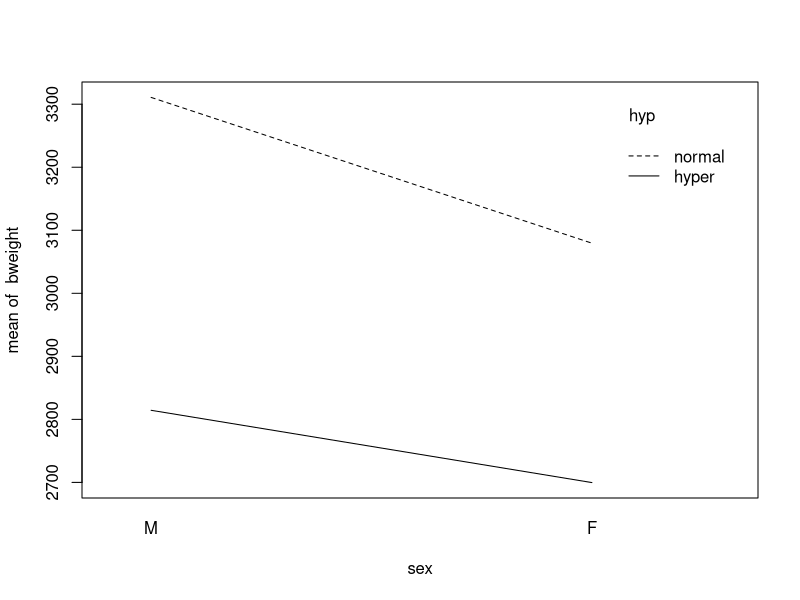
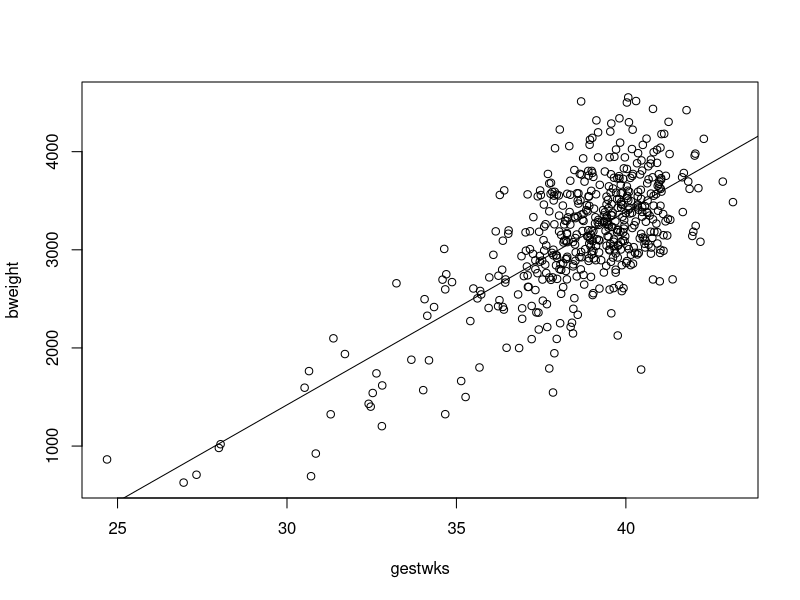
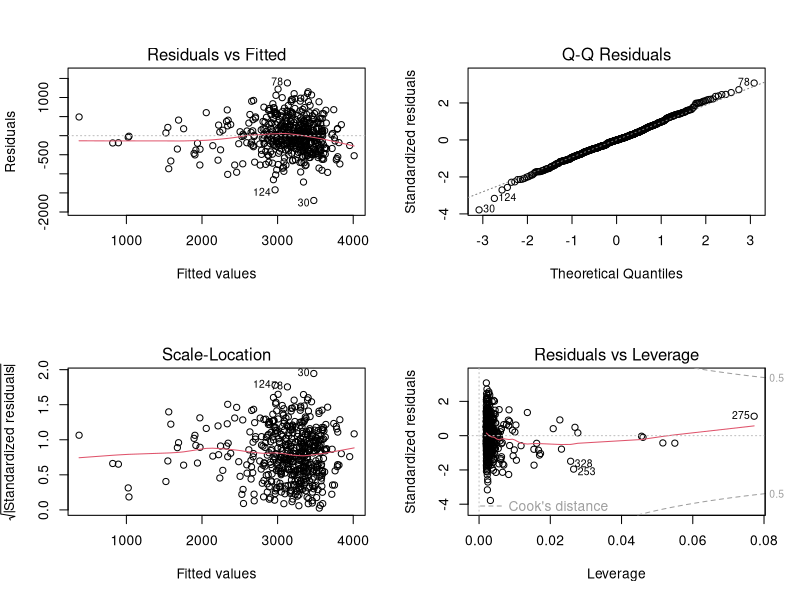
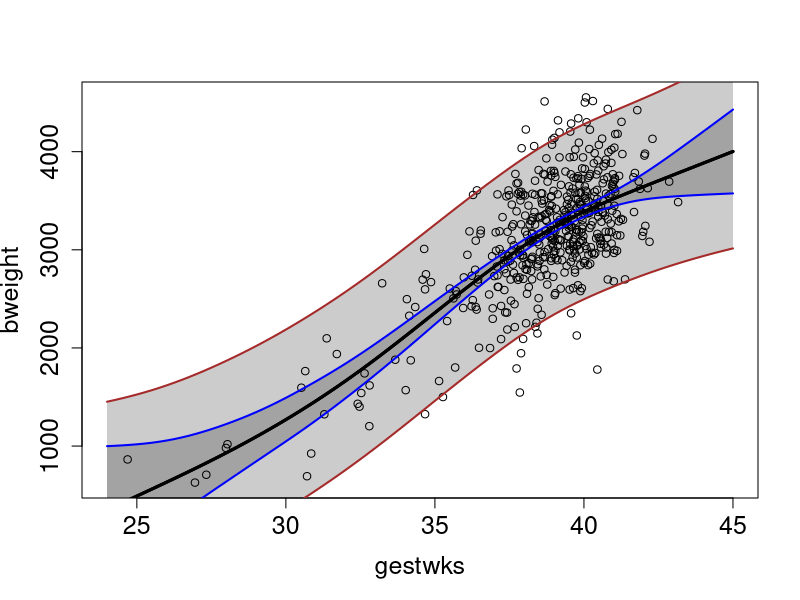
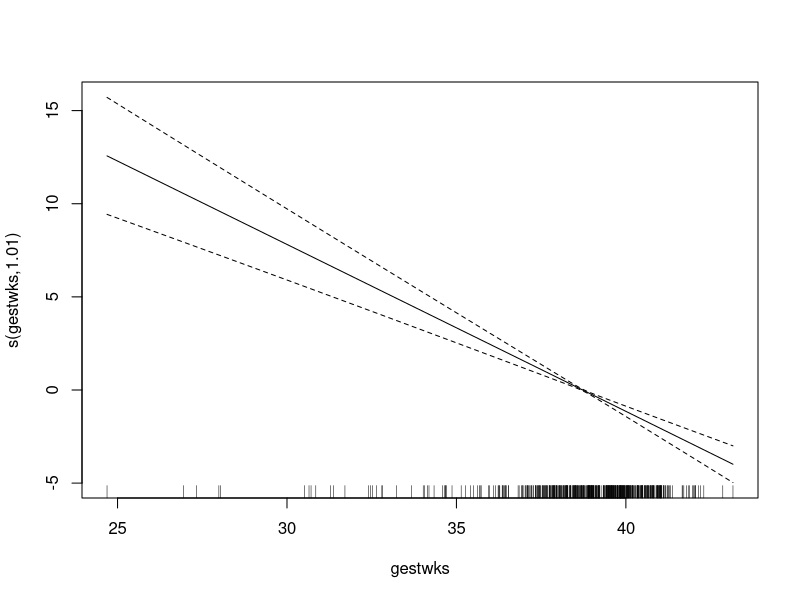
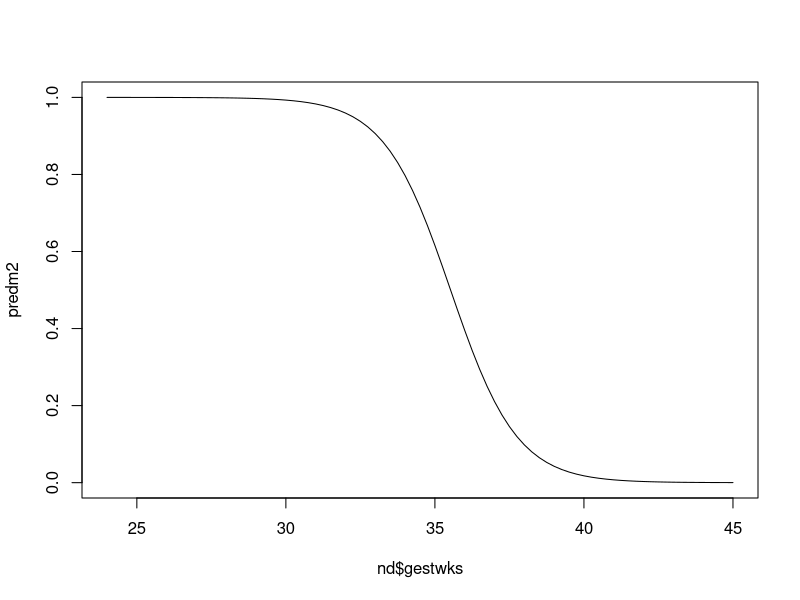

These charts were generated, in order, by the following R code:
## ---- chunk 1
knitr::opts_chunk$set(results = "hide", fig.show="hide", message=FALSE, prefix.string = "./graph/effects", include=TRUE)
## ---- chunk 2
library(Epi)
library(mgcv)
data(births)
str(births)
## ---- chunk 3
births$hyp <- factor(births$hyp, labels = c("normal", "hyper"))
births$sex <- factor(births$sex, labels = c("M", "F"))
births$maged <- cut(births$matage, breaks = c(22, 35, 44), right = FALSE)
births$gest4 <- cut(births$gestwks,
  breaks = c(20, 35, 37, 39, 45), right = FALSE)
## ---- chunk 4
summary(births)
with(births, sd(bweight))
## ---- chunk 5
with(births, t.test(bweight ~ hyp, var.equal = TRUE))
## ---- chunk 6
m1 <- glm(bweight ~ hyp, family = gaussian, data = births)
summary(m1)
## ---- chunk 7
round(ci.lin(m1)[, c(1, 5, 6)], 1)
## ---- chunk 8
par(mfrow = c(1, 1))
with(births, interaction.plot(sex, hyp, bweight))
## ---- chunk 9
m3 <- lm(bweight ~ sex / hyp, data = births)
round(ci.lin(m3)[, c(1, 5, 6)], 1)
## ---- chunk 10
m3I <- lm(bweight ~ sex + hyp + sex:hyp, data = births)
round(ci.lin(m3I)[, c(1, 4, 5, 6)], 2)
## ---- chunk 11
m4 <- lm(bweight ~ sex + hyp, data = births)
ci.lin(m4)[, c(1, 5, 6)]
## ---- chunk 12
m5 <- lm(bweight ~ gestwks, data = births)
ci.lin(m5)[, c(1, 5, 6)]
## ---- chunk 13
with(births, plot(gestwks, bweight))
abline(m5)
## ---- chunk 14
par(mfrow = c(2, 2))
plot(m5)
## ---- chunk 15
mPs <- mgcv::gam(bweight ~ s(gestwks), data = births)
summary(mPs)
## ---- chunk 16
mPs$sig2
sqrt(mPs$sig2)
## ---- chunk 17
plotFitPredInt <- function(xval, fit, pred, ...) {
  matshade(xval, fit, lwd = 2, alpha = 0.2)
  matshade(xval, pred, lwd = 2, alpha = 0.2)
  matlines(xval, fit, lty = 1, lwd = c(3, 2, 2), col = c("black", "blue", "blue"))
  matlines(xval, pred, lty = 1, lwd = c(3, 2, 2), col = c("black", "brown", "brown"))
}
## ---- chunk 18
nd <- data.frame(gestwks = seq(24, 45, by = 0.25))
pr.Ps <- predict(mPs, newdata = nd, se.fit = TRUE)
str(pr.Ps) 
# With se.fit=TRUE, object pr.Ps has only two columns: 
# the fitted values and their standard errors (SE).
# We first take the fitted values and their SEs to compute the 95 % 
# confidence interval for the expected value of the outcome at
# each value of gewtwks.
fit.Ps <- cbind(
  pr.Ps$fit,
  pr.Ps$fit - 2 * pr.Ps$se.fit,
  pr.Ps$fit + 2 * pr.Ps$se.fit
)
# For computing and plotting 95 % prediction intervals for individual
# future observations of the outcome at each value of gestwks, we must 
# add the residual variance of the fitted model to the square
# of the standard error of the fitted value and 
pred.Ps <- cbind(
  pr.Ps$fit, 
  pr.Ps$fit - 2 * sqrt(pr.Ps$se.fit^2 + mPs$sig2),
  pr.Ps$fit + 2 * sqrt(pr.Ps$se.fit^2 + mPs$sig2)
)
par(mfrow = c(1, 1))
with(births, plot(bweight ~ gestwks,
  xlim = c(24, 45),
  cex.axis = 1.5, cex.lab = 1.5
))
plotFitPredInt(nd$gestwks, fit.Ps, pred.Ps)
## ---- chunk 19
stat.table(
  index = list(hyp, lowbw),
  contents = list(count(), percent(lowbw)),
  margins = TRUE, data = births
)
## ---- chunk 20
binRD <- glm(lowbw ~ hyp, family = binomial(link = "identity"), data = births)
round(ci.lin(binRD)[, c(1, 2, 5:6)], 3)
binRR <- glm(lowbw ~ hyp, family = binomial(link = "log"), data = births)
round(ci.lin(binRR, Exp = TRUE)[, c(1, 2, 5:7)], 3)
binOR <- glm(lowbw ~ hyp, family = binomial(link = "logit"), data = births)
round(ci.lin(binOR, Exp = TRUE)[, c(1, 2, 5:7)], 3)
## ---- chunk 21
stat.table(
  index = list(gest4, lowbw),
  contents = list(count(), percent(lowbw)),
  margins = TRUE, data = births
)
## ---- chunk 22
binm1 <- mgcv::gam(lowbw ~ s(gestwks), family = binomial(link = "logit"), data = births)
summary(binm1)
plot(binm1)
## ---- chunk 23
binm2 <- glm(lowbw ~ I(gestwks-40), family = binomial(link = "logit"), data = births)
round(ci.lin(binm2, Exp = TRUE)[, c(1, 2, 5:7)], 3)
## ---- chunk 24
predm2 <- predict(binm2, newdata = nd, type = "response")
plot(nd$gestwks, predm2, type = "l")
